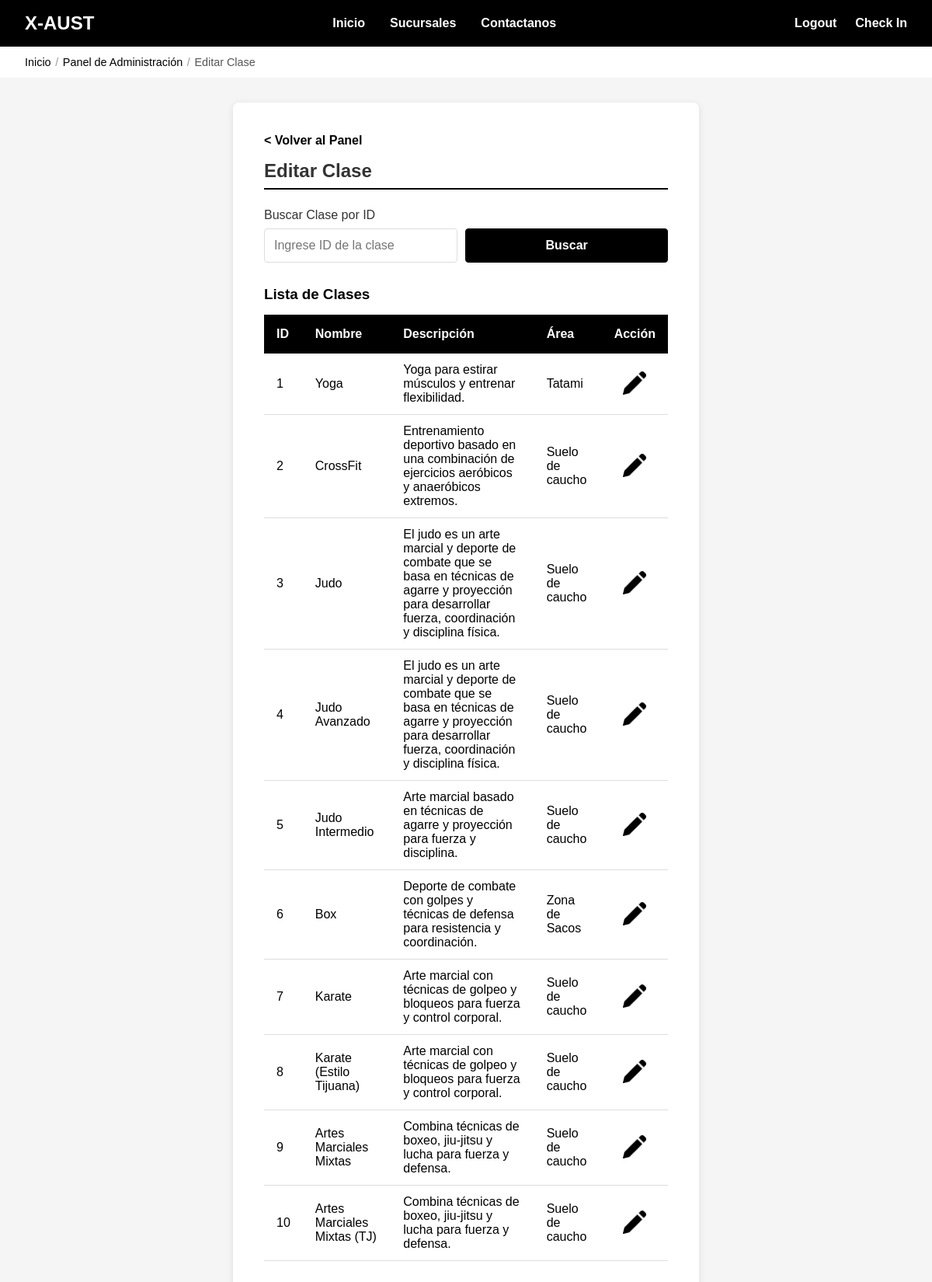
Screenshot of /admin/editarClase.php with the database file from the repository.
### tables this page shows
CREATE TABLE `Clases_particulares` (
  `idClase` int NOT NULL AUTO_INCREMENT,
  `Nombre` varchar(100) NOT NULL,
  `Descripcion` text,
  `Area` varchar(100) DEFAULT NULL,
  `idCoach` int NOT NULL,
  `idSucursal` int NOT NULL,
  PRIMARY KEY (`idClase`),
  KEY `fk_clase_coach` (`idCoach`),
  KEY `idx_clase_sucursal` (`idSucursal`),
  CONSTRAINT `fk_clase_coach` FOREIGN KEY (`idCoach`) REFERENCES `Coach` (`idCoach`) ON DELETE RESTRICT ON UPDATE CASCADE,
  CONSTRAINT `fk_clase_sucursal` FOREIGN KEY (`idSucursal`) REFERENCES `Sucursal` (`idSucursal`) ON DELETE RESTRICT ON UPDATE CASCADE
);

### admin/editarClase.php (the view, shortened to what this page needs)
<?php
include '../conexion.php';
$con = mysqli_connect($host, $user, $pw, $db);
$clase = null;
$urlVolver = 'index.php';
$textoVolver = '< Volver al Panel';
$columnaOrdenar = isset($_GET['ordenar']) ? $_GET['ordenar'] : 'idClase';
$ordenSQL = "ORDER BY " . $columnaOrdenar;
$clases = mysqli_query($con, "SELECT idClase, Nombre, Descripcion, Area, idCoach, idSucursal
                                FROM Clases_particulares
                                " . $ordenSQL);
?>
<!DOCTYPE html>
<html lang="es">
<head>
    <link href="../css/style.css" rel="stylesheet" />
    <link href="../css/admin.css" rel="stylesheet" />
</head>
<body>
    <header class="header-admin">
        <div class="nav-logo">
            <a href="index.php">X-AUST</a>
        </div>
        <ul class="nav-menu">
            <li><a href="../main/index.html">Inicio</a></li>
            <li><a href="../main/sucursales.html">Sucursales</a></li>
            <li><a href="../main/contactanos.html">Contactanos</a></li>
        </ul>
        <ul class="nav-acciones">
            <li><a href="../main/login.html">Logout</a></li>
            <li><a href="../main/checkIn.php">Check In</a></li>
        </ul>
    </header>
    <nav class="breadcrumb">
        <a href="../main/login.html">Inicio</a>
        <span class="breadcrumb-separator">/</span>
        <a href="index.php">Panel de Administración</a>
        <span class="breadcrumb-separator">/</span>
        <span>Editar Clase</span>
    </nav>
    <main class="form-container">
        <div class="form-wrapper">
            <a href="<?php echo htmlspecialchars($urlVolver); ?>" class="back-link"><?php echo htmlspecialchars($textoVolver); ?></a>
            <h2>Editar Clase</h2>
            <?php if (!$clase): ?>
                <div class="form-group">
                    <label for="buscar_clase">Buscar Clase por ID</label>
                    <form method="GET" style="display: flex; gap: 10px;">
                        <input type="number" id="buscar_clase" name="id" placeholder="Ingrese ID de la clase" required min="1">
                        <button type="submit" class="btn-submit">Buscar</button>
                    </form>
                </div>
                <div style="margin-top: 30px;">
                    <h3>Lista de Clases</h3>
                    <?php if ($clases && mysqli_num_rows($clases) > 0): ?>
                        <table style="width: 100%; margin-top: 15px;">
                            <thead>
                                <tr>
                                    <th data-columna="idClase">ID</th>
                                    <th data-columna="Nombre">Nombre</th>
                                    <th data-columna="Descripcion">Descripción</th>
                                    <th data-columna="Area">Área</th>
                                    <th>Acción</th>
                                </tr>
                            </thead>
                            <tbody>
                                <?php while($c = mysqli_fetch_assoc($clases)): ?>
                                    <tr>
                                        <td><?php echo htmlspecialchars($c['idClase']); ?></td>
                                        <td><?php echo htmlspecialchars($c['Nombre']); ?></td>
                                        <td><?php echo htmlspecialchars($c['Descripcion']); ?></td>
                                        <td><?php echo htmlspecialchars($c['Area']); ?></td>
                                        <td class="tabla-acciones">
                                            <a href="?id=<?php echo $c['idClase']; ?>&from=editarClase" class="table-icon-btn-lg">
                                                <img src="../assets/editar.png" alt="Editar clase" class="table-icon-icon-lg">
                                            </a>
                                        </td>
                                    </tr>
                                <?php endwhile; ?>
                            </tbody>
                        </table>
                    <?php else: ?>
                        <p>No hay clases registradas.</p>
                    <?php endif; ?>
                </div>
            <?php endif; ?>
        </div>
    </main>
</body>
</html>

### css/style.css (style rules this page uses)
* { margin: 0; padding: 0; box-sizing: border-box; }
body { font-family: Arial, sans-serif; }
header { color: #FFFFFF; display: flex; align-items: center; justify-content: space-between; padding: 1rem 2rem; width: 100%; }
header.header-admin { background-color: #000000; }
.nav-logo { flex: 0 0 auto; }
.nav-logo a { color: #FFFFFF; text-decoration: none; font-size: 1.5rem; font-weight: bold; }
.nav-menu { display: flex; list-style: none; gap: 2rem; flex: 1; justify-content: center; align-items: center; }
.nav-menu li { text-decoration: none; color: #FFFFFF; cursor: pointer; transition: all 0.3s ease; font-weight: bold; }
.nav-menu a { color: inherit; text-decoration: none; }
.nav-acciones { display: flex; list-style: none; gap: 1.5rem; flex: 0 0 auto; align-items: center; }
.nav-acciones li { text-decoration: none; color: #FFFFFF; cursor: pointer; transition: all 0.3s ease; font-weight: bold; }
.nav-acciones li a { text-decoration: none; color: inherit; }
.btn-accion, .btn-secundario, .btn-contorno, .btn-submit, .btn-eliminar { display: inline-block; padding: 0.75rem 1.4rem; border-radius: 4px; font-weight: 700; text-decoration: none; transition: all 0.3s ease; text-align: center; cursor: pointer; font-family: inherit; border: 1px solid transparent; font-size: 1rem; }
.breadcrumb { margin: 0; padding: 0.75rem 2rem; font-size: 0.9rem; color: #555555; display: flex; align-items: center; flex-wrap: wrap; }
.breadcrumb a { color: #000000; text-decoration: none; font-weight: 500; }
.breadcrumb-separator { margin: 0 0.35rem; color: #999999; }
.back-link { display: inline-block; margin-bottom: 1rem; color: #000000; text-decoration: none; font-weight: bold; }
table { width: 100%; border-collapse: collapse; margin-top: 1rem; }
table thead tr { background-color: #000000; color: #FFFFFF; }
table th { padding: 1rem; text-align: left; font-weight: bold; }
table td { padding: 0.75rem 1rem; border-bottom: 1px solid #ddd; }
.form-container { min-height: calc(100vh - 80px); padding: 2rem; background-color: #f5f5f5; }
.form-wrapper { background-color: #FFFFFF; padding: 2.5rem; border-radius: 8px; box-shadow: 0 2px 10px rgba(0, 0, 0, 0.1); max-width: 600px; margin: 0 auto; }
.form-wrapper h2 { margin-top: 0; margin-bottom: 1.5rem; color: #333; border-bottom: 2px solid #000000; padding-bottom: 0.5rem; }
.form-group { margin-bottom: 1.5rem; }
.form-group label { display: block; margin-bottom: 0.5rem; color: #333; font-weight: 500; }
.form-group input, .form-group select, .form-group textarea { width: 100%; padding: 0.75rem; border: 1px solid #ddd; border-radius: 4px; font-size: 1rem; transition: border-color 0.3s ease; font-family: inherit; }
.btn-submit { background-color: #000000; color: #FFFFFF; border-color: #000000; width: 100%; }

### css/admin.css (style rules this page uses)
.tabla-acciones { text-align: center; }
.table-icon-btn-lg { width: 30px; height: 30px; padding: 0; font-size: 12px; display: inline-flex; align-items: center; justify-content: center; margin: 2px; background-color: transparent; color: inherit; border-radius: 4px; }
.table-icon-icon-lg { width: 30px !important; height: 30px !important; }

### rows the page displays
clases_particulares: idClase "1", Nombre "Yoga", Descripcion "Yoga para estirar músculos y entrenar flexibilidad.", Area "Tatami"
clases_particulares: idClase "2", Nombre "CrossFit", Descripcion "Entrenamiento deportivo basado en una combinación de ejercicios aeróbicos y anaeróbicos extremos.", Area "Suelo de caucho"
clases_particulares: idClase "3", Nombre "Judo", Descripcion "El judo es un arte marcial y deporte de combate que se basa en técnicas de agarre y proyección para desarrollar fuerza, coordinación y disciplina física.", Area "Suelo de caucho"
clases_particulares: idClase "4", Nombre "Judo Avanzado", Descripcion "El judo es un arte marcial y deporte de combate que se basa en técnicas de agarre y proyección para desarrollar fuerza, coordinación y disciplina física.", Area "Suelo de caucho"
clases_particulares: idClase "5", Nombre "Judo Intermedio", Descripcion "Arte marcial basado en técnicas de agarre y proyección para fuerza y disciplina.", Area "Suelo de caucho"
clases_particulares: idClase "6", Nombre "Box", Descripcion "Deporte de combate con golpes y técnicas de defensa para resistencia y coordinación.", Area "Zona de Sacos"
clases_particulares: idClase "7", Nombre "Karate", Descripcion "Arte marcial con técnicas de golpeo y bloqueos para fuerza y control corporal.", Area "Suelo de caucho"
clases_particulares: idClase "8", Nombre "Karate (Estilo Tijuana)", Descripcion "Arte marcial con técnicas de golpeo y bloqueos para fuerza y control corporal.", Area "Suelo de caucho"
clases_particulares: idClase "9", Nombre "Artes Marciales Mixtas", Descripcion "Combina técnicas de boxeo, jiu-jitsu y lucha para fuerza y defensa.", Area "Suelo de caucho"
clases_particulares: idClase "10", Nombre "Artes Marciales Mixtas (TJ)", Descripcion "Combina técnicas de boxeo, jiu-jitsu y lucha para fuerza y defensa.", Area "Suelo de caucho"

### other values shown
$textoVolver "< Volver al Panel"
